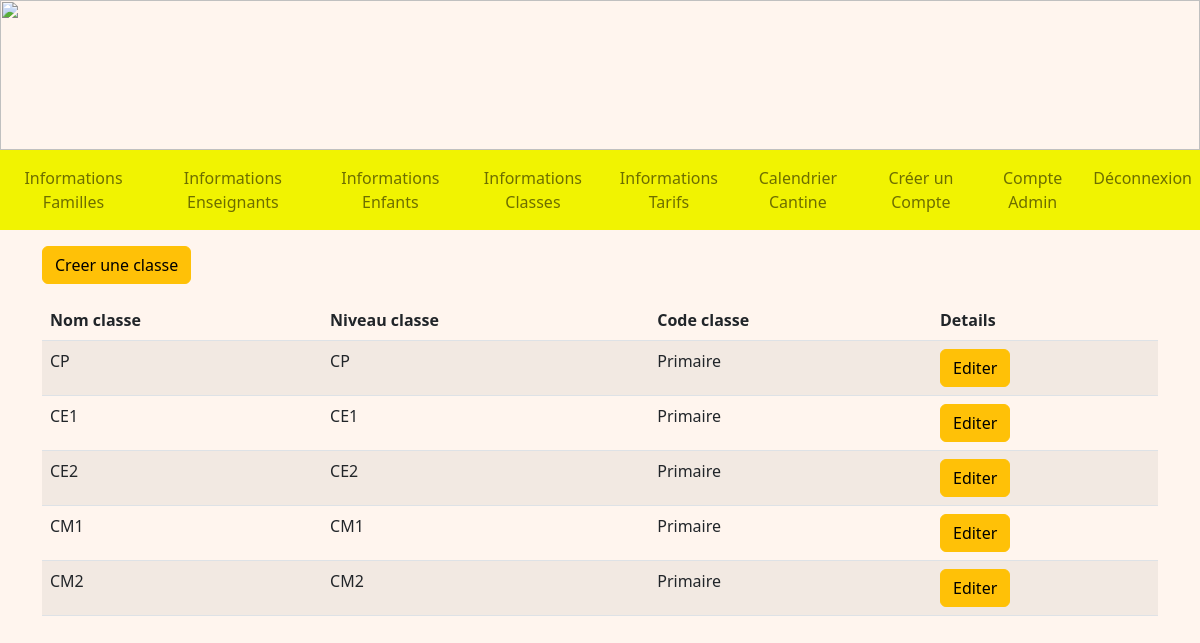
/infosClasses (signed in), run on an earlier commit of the app's database.
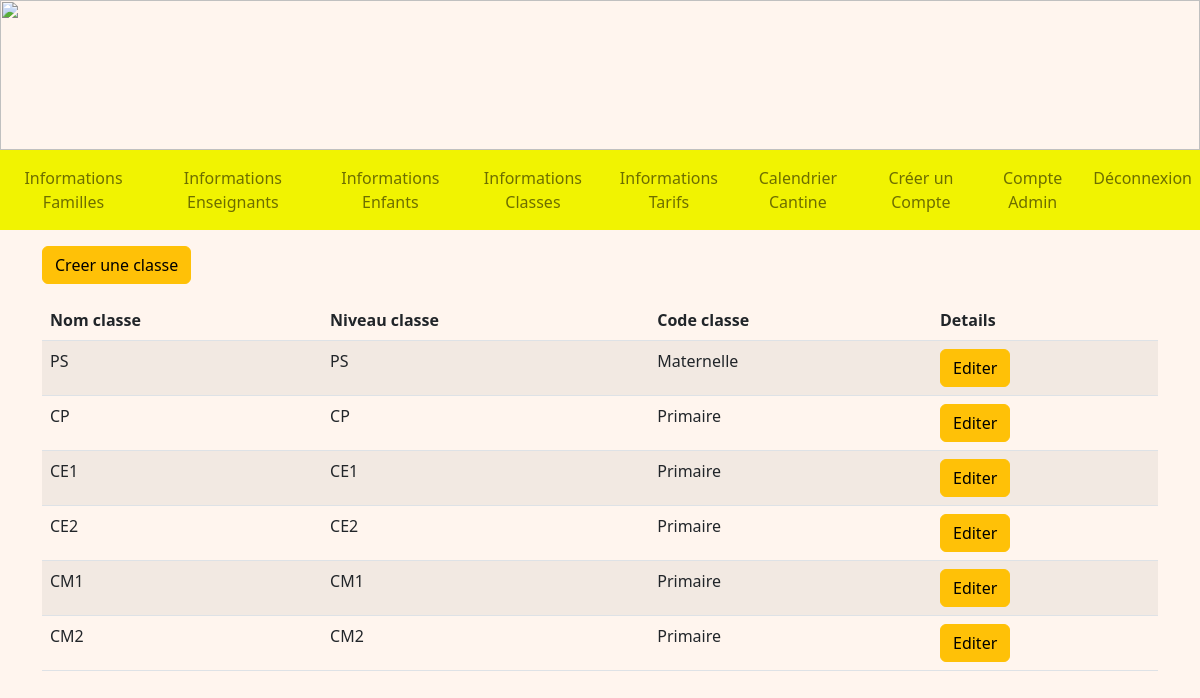
And on a later commit of the database.
### tables this page shows
CREATE TABLE Classe (
  code_classe integer primary key autoincrement,
  nom_classe TEXT NOT NULL,
  code_type integer NOT NULL,
  FOREIGN KEY(code_type) REFERENCES TypeDeClasse(code_type)
);

CREATE TABLE TypeDeClasse (
  code_type integer primary key autoincrement,
  type_classe TEXT NOT NULL,
  niveau_classe TEXT NOT NULL
);

### admin.py (the view)
@app.route('/infosClasses', methods = ["GET"])
@login_required
def infosClasses():
    db = get_db()
    cur = db.cursor()
    user = cur.execute("SELECT type_compte FROM Compte WHERE identifiant = ?", (flask_login.current_user.name, )).fetchone()
    if user[0] == 'Admin':
        classes = cur.execute("SELECT C.code_classe, C.nom_classe, T.niveau_classe, T.type_classe FROM Classe AS C INNER JOIN TypeDeClasse AS T ON C.code_type = T.code_type ORDER BY C.code_type, C.nom_classe").fetchall()
        return render_template('A_infosClasses.html', classes=classes)
    if user[0] == 'Enseignant':
        return redirect(url_for('accueilEnseignant'))
    return redirect(url_for('accueil'))

### main.py (called while the page is built)
@login_manager.user_loader
def load_user(user_id):
    db = get_db()
    cur = db.cursor()
    user = cur.execute('SELECT identifiant, mot_de_passe FROM Compte WHERE identifiant=?', (user_id, )).fetchone()
    return User(user[0], user[1])

def get_db():
    if 'db' not in g:
        g.db = sqlite3.connect(DATABASE)
    return g.db

@app.teardown_appcontext
def close_connection(exception):
    db = g.pop('db', None)
    if db is not None:
        db.close()

### templates/A_infosClasses.html (shortened to what this page needs)
<!DOCTYPE html>
<html>
<head>
    {% extends "A_layout.html" %}
    {% block content %}
    <div class="container mt-3">
        <a href="/creerClasse" class="btn btn-warning">Creer une classe</a>
        <table class="table table-striped mt-3">
            <thead>
                <tr>
                    <th scope="col">Nom classe</th>
                    <th scope="col">Niveau classe</th>
                    <th scope="col">Code classe</th>
                    <th scope="col">Details</th>
                </tr>
            </thead>
            <tbody>
                {% for classe in classes %}
                <tr>
                    <td>{{ classe[1] }}</td>
                    <td>{{ classe[2] }}</td>
                    <td>{{ classe[3] }}</td>
                    <td>
                        <a href="/detailsClasse/{{ classe[0] }}" class="btn btn-warning">Editer</a>
                    </td>
                </tr>
                {% endfor %}
            </tbody>
        </table>
    </div>
    {% endblock %}

### templates/A_layout.html (shortened to what this page needs)
<!DOCTYPE html>
<html lang="fr">
<head>
    <link href="https://cdn.jsdelivr.net/npm/bootstrap@5.2.0-beta1/dist/css/bootstrap.min.css" rel="stylesheet"
>
    <link rel="stylesheet" href="/static/css/main.css">
</head>
<body>
    <img style="width: 100%; height: 150px;"
        src="https://www.logarric.com/wp-content/uploads/2014/06/calendreta-lo-garric3.png" alt="">
    <nav class="navbar navbar-expand-lg nav-fill navbar-light" style="background-color: #f1f301;">
        <div class="collapse navbar-collapse" id="navbarNavDropdown">
            <ul class="navbar-nav">
                <li class="nav-item float-right">
                    <a class="nav-link" btn-outline-success href="/infosFamilles">Informations Familles</a>
                </li>
                <li class="nav-item float-right">
                    <a class="nav-link" btn-outline-success href="/infosEnseignants">Informations Enseignants</a>
                </li>
                <li class="nav-item float-right">
                    <a class="nav-link" btn-outline-success href="/infosEnfants">Informations Enfants</a>
                </li>
                <li class="nav-item float-right">
                    <a class="nav-link" btn-outline-success href="/infosClasses">Informations Classes</a>
                </li>
                <li class="nav-item float-right">
                    <a class="nav-link" btn-outline-success href="/infosTarifs">Informations Tarifs</a>
                </li>
                <li class="nav-item float-right">
                    <a class="nav-link" btn-outline-success href="/calendrier">Calendrier Cantine</a>
                </li>
                <li class="nav-item float-right">
                    <a class="nav-link" btn-outline-success href="/comptes">Créer un Compte</a>
                </li>
                <li class="nav-item float-right">
                    <a class="nav-link" btn-outline-success href="/accueilAdmin">Compte Admin</a>
                </li>
                <li class="nav-item float-right">
                    <a class="nav-link" btn-outline-success href="/deconnexion">Déconnexion</a>
                </li>
            </ul>
        </div>
    </nav>
    {% block content %}
    {% endblock %}
</html>

### static/css/main.css (style rules this page uses)
body { background-repeat: no-repeat; background-color:rgb(265,245,238); height: 110px; margin: 0px; }

What changed in the data, as far as the page shows it:
added Classe: nom_classe "PS", niveau_classe "PS", type_classe "Maternelle"
